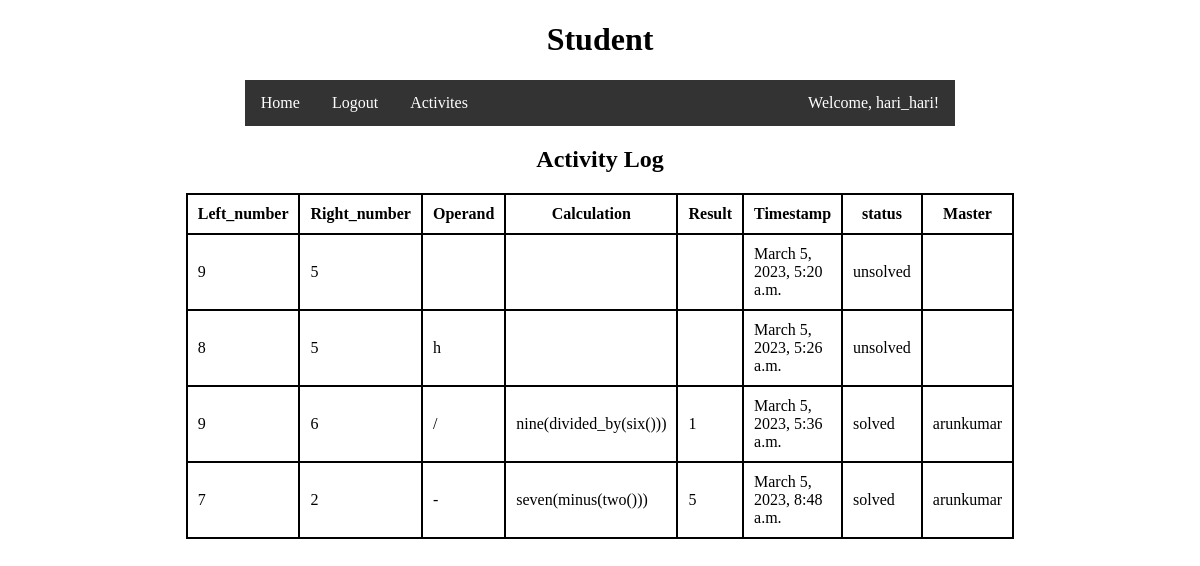
/activities (signed in), run on the app's committed database.
### master/models.py (models this page shows, shortened)
class studenttasks(models.Model):
    choices = (
        ('solved','solved'),
        ('unsolved','unsolved')
    )
    student = models.ForeignKey(User, on_delete=models.CASCADE, related_name="studenttask")
    master = models.ForeignKey(User, on_delete=models.CASCADE,related_name="mastersolvedtasks",null=True)
    left_number = models.IntegerField()
    right_number = models.IntegerField()
    operator = models.CharField(max_length= 5)
    calculation = models.CharField(max_length=100)
    result = models.CharField(max_length=20)
    timestamp = models.DateTimeField(auto_now_add=True)
    status = models.CharField(max_length=50, choices=choices, default='unsolved')

### student/views.py (the view)
# urls.py: path('activities',student_task_view.as_view(),name='activities'),
class student_task_view(View):
    def get(self, request):
        if request.user.is_authenticated:
            if is_student(request):
                activites = studenttasks.objects.filter(student=request.user)
                context = {
                'activities': activites
                }
                return render(request,"student/templates/activities.html",context=context)
            return HttpResponse("student access denied")
        return redirect('login')

### student/views.py (called while the page is built)
def is_student(request):
    if request.user.groups.filter(id =2):
        return True
    return False

### student/templates/activities.html (shortened to what this page needs)
{% include 'base1.html' %}
{% block content %}
  <li style="float:right"><a>Welcome, {{ request.user.username }}!</a></li></ul></nav>
  <div class="tab">
  <table>
    <center><h2>Activity Log</h2></center>
    <thead>
      <tr>
        <th>Left_number</th>
        <th>Right_number</th>
        <th>Operand</th>
        <th>Calculation</th>
        <th>Result</th>
        <th>Timestamp</th>
        <th>status</th>
        <th>Master</th>
      </tr>
    </thead>
    <tbody>
      {% for activity in activities %}
        <tr>
          <td>{{ activity.left_number }}</td>
          <td>{{ activity.right_number }}</td>
          <td>{{ activity.operator }}</td>
          <td>{{ activity.calculation }}</td>
          <td>{{ activity.result }}</td>
          <td>{{ activity.timestamp }}</td>
          <td>{{ activity.status }}</td>
          <td>{{ activity.master.username }}</td>
        </tr>
      {% endfor %}
    </tbody>
  </table>
  </div>
{% endblock %}

### student/templates/base1.html (shortened to what this page needs)
<!DOCTYPE html>
<html>
  <head>
  </head>
  <body>
    <h1><center>Student</center></h1>
    <nav class="navbar">
      {% if user.is_authenticated %}
      <ul>
        <li><a href="{% url 'home' %}">Home</a></li>
        <li><a href="{% url 'logout' %}">Logout</a></li>
        <li><a href="{% url 'activities' %}">Activites</a></li>
      {% else %}
      <ul>
        <li><a href="{% url 'master-login' %}">Master Login</a></li>
      {% endif %}
  </body>
</html>

### student/templates/base1.html (style rules this page uses)
.navbar ul { width: 40%; position:relative; list-style-type: none; margin: 0 auto; padding: 0; display:block; overflow: hidden; background-color: #333; }
.navbar li { float: left; }
.navbar li a { display: block; color: white; text-align: center; padding: 14px 16px; text-decoration: none; }
table { width:60%; height:10%; margin:auto; border:2px solid black; border-collapse: collapse; }
table th, td { width:auto; height:10%; margin:auto; border:2px solid black; border-collapse: collapse; padding:10px; }

### student/templates/activities.html (style rules this page uses)
.navbar ul { width: 60%; }

### data on the page
studenttasks: left_number "9", right_number "5", timestamp "March 5, 2023, 5:20 a.m.", status "unsolved"
studenttasks: left_number "8", right_number "5", operator "h", timestamp "March 5, 2023, 5:26 a.m.", status "unsolved"
studenttasks: left_number "9", right_number "6", operator "/", calculation "nine(divided_by(six()))", result "1", timestamp "March 5, 2023, 5:36 a.m.", status "solved", master.username "arunkumar"
studenttasks: left_number "7", right_number "2", operator "-", calculation "seven(minus(two()))", result "5", timestamp "March 5, 2023, 8:48 a.m.", status "solved", master.username "arunkumar"

### other printed values
{{ request.user.username }} "hari_hari"
